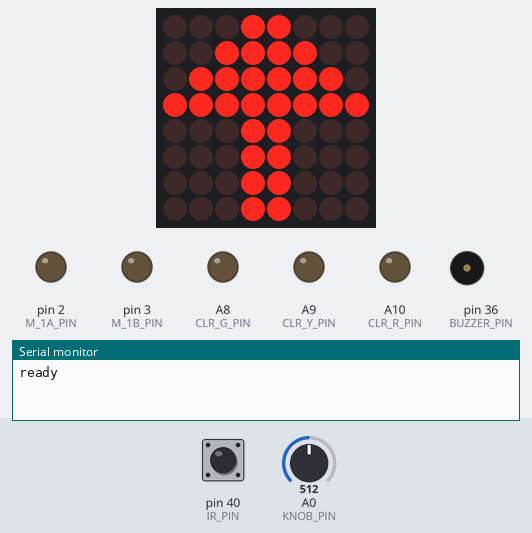
Bench run of a sketch on a simulated Arduino Mega 2560, built with avr-gcc and run on an emulated ATmega2560. On the bench: 8×8 LED matrix, output pins drawn as LEDs (lit = HIGH), buzzer (waves = sounding), the last lines printed to the serial monitor. Dashed ring = blinking. The test bench sets the inputs (shaded band); at power-on: pin 40 (IR_PIN) LOW, A0 (KNOB_PIN) = 512.

Above: at 1.76 s.
2.2 s: pin 40 (IR_PIN) driven HIGH
At 2.76 s:
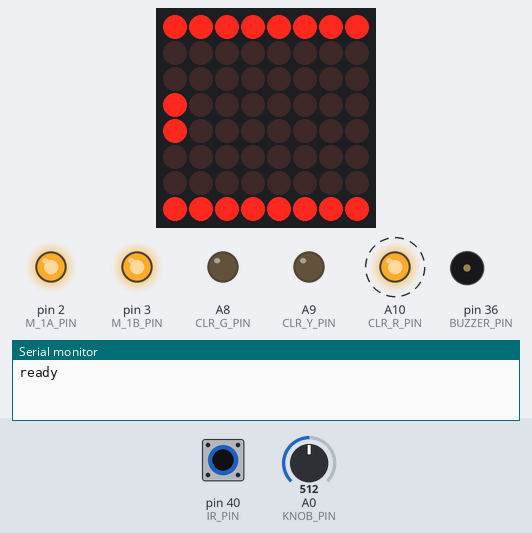
5.2 s: A0 (KNOB_PIN) set to 0
At 5.76 s:
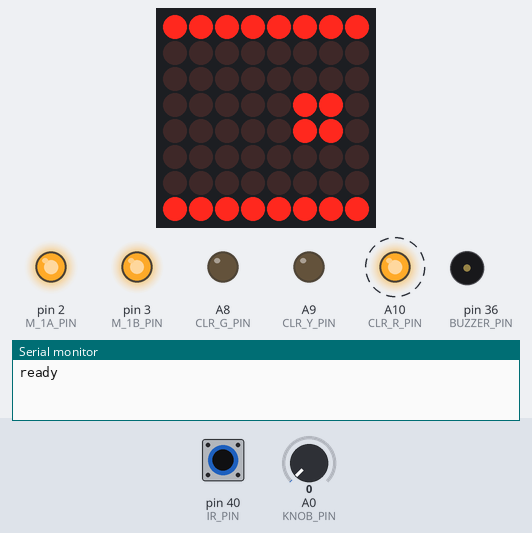
8.2 s: pin 40 (IR_PIN) driven LOW
At 8.76 s:
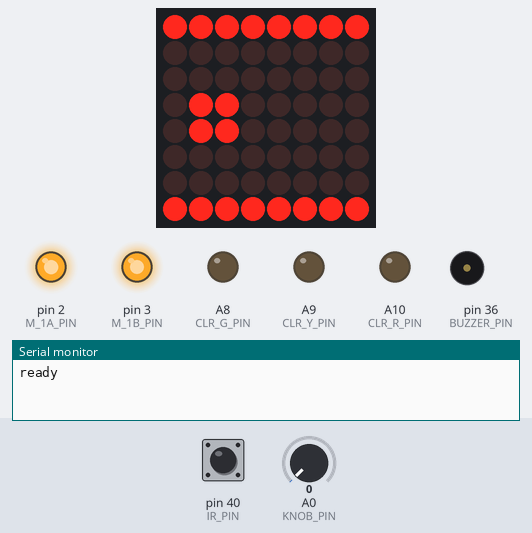
11.2 s: pin 40 (IR_PIN) driven HIGH
At 11.76 s:
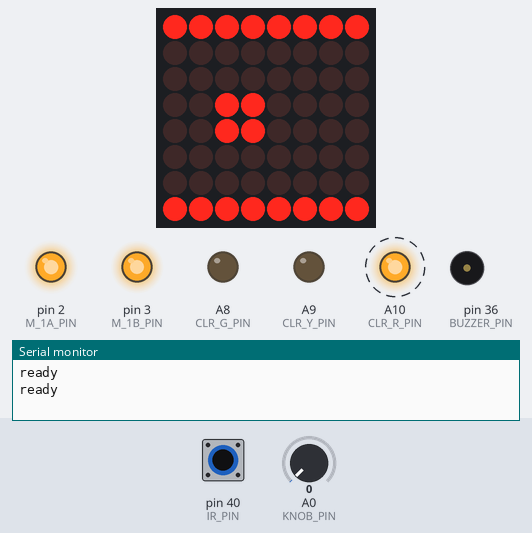
14.2 s: pin 40 (IR_PIN) pulsed LOW 5 times (0.12 s each, 0.3 s apart)
At 14.76 s:
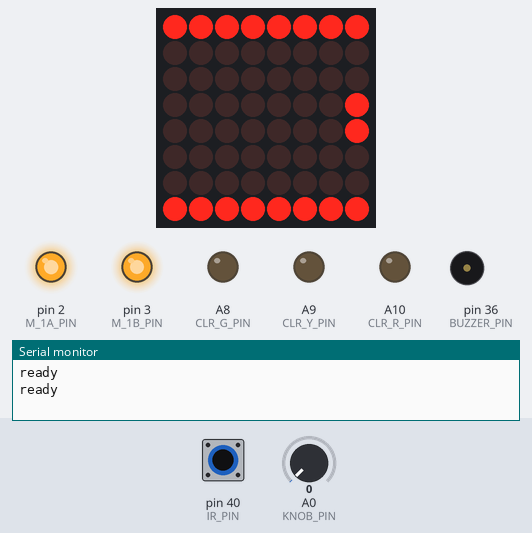
17.2 s: pin 40 (IR_PIN) pulsed LOW 5 times (0.12 s each, 0.3 s apart)
At 18.25 s:
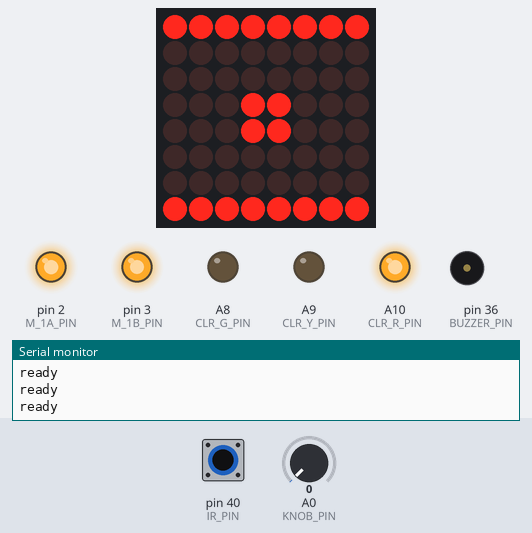
Timing chart, 0 to 21.5 s (numbered marks = the images above; inputs shaded):
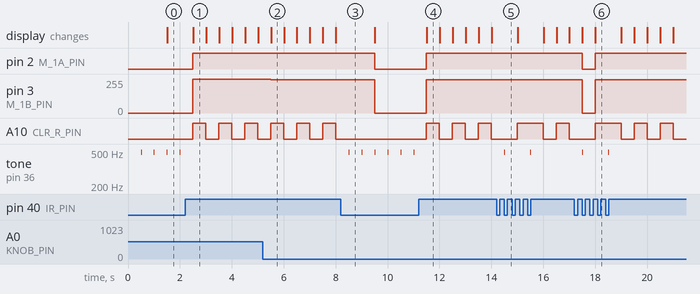

Measured:
- after the input at 2.2 s, pin 2 (M_1A_PIN): LOW → HIGH after 0.30 s; pin 3 (M_1B_PIN): 0/255 → 255/255 after 0.30 s; A10 (CLR_R_PIN): alternates HIGH for 0.50 s and LOW for 0.50 s, starting after 0.30 s; tone on pin 36 (BUZZER_PIN): stops changing and stays silent; the display: changes after 0.31 s (image 1)
- after the input at 5.2 s, pin 3 (M_1B_PIN): 255/255 → 251/255 after 0.30 s
- after the input at 8.2 s, pin 2 (M_1A_PIN): HIGH → LOW after 1.3 s; pin 3 (M_1B_PIN): 251/255 → 0/255 after 1.3 s; A10 (CLR_R_PIN): stops changing and stays LOW; tone on pin 36 (BUZZER_PIN): alternates 494 Hz for 0.02 s and silent for 0.48 s, starting after 0.30 s
- after the input at 11.2 s, pin 2 (M_1A_PIN): LOW → HIGH after 0.30 s; pin 3 (M_1B_PIN): 0/255 → 251/255 after 0.30 s; A10 (CLR_R_PIN): alternates HIGH for 0.50 s and LOW for 0.50 s, starting after 0.30 s; tone on pin 36 (BUZZER_PIN): stops changing and stays silent; the display: changes after 0.31 s (image 4)
- after the input at 14.2 s, tone on pin 36 (BUZZER_PIN): alternates 494 Hz for 0.02 s and silent for 0.98 s, starting after 0.30 s
- after the input at 17.2 s, pin 2 (M_1A_PIN): HIGH → LOW after 0.30 s, → HIGH 0.50 s later; pin 3 (M_1B_PIN): 251/255 → 0/255 after 0.30 s, → 251/255 0.50 s later
- by itself, tone on pin 36 (BUZZER_PIN): alternates 494 Hz for 0.02 s and silent for 0.48 s

The sketch:

SmartFactoryEx1.ino
```cpp
/*****************************************************
 * SmartFactoryEx1.ino
 * 目的:
 *  測試智慧工廠範例一功能 - 透過機器人實現智慧工廠物件堆棧應用
 *  放置物件於輸送帶上,待物件到達輸送帶定位點,被紅外線感測器偵測到後,會停止輸送帶,
 *  並通知樹莓派機器人至定位點位置,夾取物件放置於堆棧位置
 * 方法:
 *  紅外線感測器 + 8*8矩陣LED + 輸送帶模組 + 三色指示燈 + 蜂鳴器 + 旋轉電位器
 * 步驟:
 *  直接執行程式
 * 結果:
 *  1.剛開始,開啟輸送帶運轉
 *  2.三色指示燈紅燈0.5秒閃爍一次
 *  3.8*8矩陣LED顯示物件在輸送帶上傳送示意圖
 *  4.但若紅外線感測器偵測物件到達輸送帶定位點,則命輸送帶停止運轉
 *  5.發出嗶嗶嗶持續短音
 *  6.8*8矩陣LED顯示一向上箭頭符號,通知樹莓派機器人,
 *  7.待機器人取走物件後,則回到步驟1
*****************************************************/
#include "pitches.h"   //掛載矩陣LED箭頭圖形
#include <LedControl.h>//掛載矩陣LED標頭檔

#define M_1A_PIN   2   //定義輸送帶方向控制腳位連接至2腳
#define M_1B_PIN   3   //定義輸送帶速度控制腳位連接至3腳

#define BUZZER_PIN 36  //定義蜂鳴器輸出腳位連接至36腳
#define IR_PIN     40  //定義紅外線感測器腳位連接至40腳

#define LED_DIN    42  //定義矩陣LED資料腳位連接至42腳
#define LED_CS     44  //定義矩陣LED致能腳位連接至44腳
#define LED_CLK    46  //定義矩陣LED時序腳位連接至46腳

#define KNOB_PIN   A0  //定義旋轉電位器腳位連接至A0腳

#define CLR_R_PIN  A10 //定義紅色指示燈腳位連接至A10腳
#define CLR_Y_PIN  A9  //定義黃色指示燈腳位連接至A9腳
#define CLR_G_PIN  A8  //定義綠色指示燈腳位連接至A8腳

//矩陣LED圖形
const uint64_t IMAGES[] = {
  0xff000001010000ff, 0xff000003030000ff, 0xff000006060000ff,
  0xff00000c0c0000ff, 0xff000018180000ff, 0xff000030300000ff,
  0xff000060600000ff, 0xff0000c0c00000ff, 0xff000080800000ff,
  0x18181818ff7e3c18
};
const int IMAGES_LEN = sizeof(IMAGES)/8;

//宣告矩陣LED物件
LedControl ledctrl = LedControl(LED_DIN, LED_CLK, LED_CS);

//設定輸送帶前進速度(0~255)
int fwdSpeed = 10;

//設定蜂鳴器音頻
int notes[] = { NOTE_A4, NOTE_B4, NOTE_C3 };

//中斷更新時間0.5s
int delay_time = 500;
unsigned long delayStart = 0;

//事件旗標
bool isObjDetected = false;
bool delayRunning = false;
bool isNotify = false;
bool isObjTaken = false;

/************************* 初始設定 *********************/
void setup()
{
  pinMode(M_1A_PIN, OUTPUT);   //設定輸送帶M_1A_PIN為輸出接腳
  pinMode(M_1B_PIN, OUTPUT);   //設定輸送帶M_1B_PIN為輸出接腳

  pinMode(IR_PIN, INPUT);      //設定紅外線感測器IR_PIN為輸入接腳

  pinMode(BUZZER_PIN, OUTPUT); //設定蜂鳴器BUZZER_PIN為輸出接腳

  pinMode(KNOB_PIN, INPUT);    //設定旋轉電位器NOB_PIN為輸入接腳

  pinMode(CLR_R_PIN, OUTPUT);  //設定三色指示燈CLR_R為輸出接腳
  pinMode(CLR_Y_PIN, OUTPUT);  //設定三色指示燈CLR_Y為輸出接腳
  pinMode(CLR_G_PIN, OUTPUT);  //設定三色指示燈CLR_G為輸出接腳

  digitalWrite(M_1A_PIN, LOW); //設定輸送帶反向
  digitalWrite(M_1B_PIN, LOW); //設定輸送帶停止

  ledctrl.clearDisplay(0);     //矩陣LED畫面清除
  ledctrl.shutdown(0, false);
  ledctrl.setIntensity(0, 5);  //設定矩陣LED亮度

  Serial.begin(9600);

  delayStart = millis();       //取得當前系統時間
  delayRunning = true;
}

/************************* 主程式 ***********************/
int i = 0;
int k = 0;
void loop()
{
  //輸送帶速度控制
  TunningConyVel();

  //每0.5秒執行中斷一次
  if (delayRunning && (millis()- delayStart) >= delay_time)
  {
    //重置delay時間
    delayStart += delay_time;

    //物件偵測?
    isObjDetected = IRDetect();
    if (isObjDetected == true)
    {
      if (k<3)
        k++;
    }else
    {
      //輸送帶持續運行
      forward();

      //三色指示燈紅燈閃爍
      digitalWrite(CLR_R_PIN, !digitalRead(CLR_R_PIN));

      //LED矩陣圖形輸出
      displayImage(IMAGES[i]);
      if (++i >= IMAGES_LEN-1 ) {
        i = 0;
      }

      //目標物取走,重置系統狀態旗標
      if(isNotify)
      {
        k=0;
        isNotify = false;
      }
    }

    //確定物件已經到達定位
    if (k==3)
    {
      // 確定物件到達定位點
      stopConveyor();
      displayImage(IMAGES[9]);

      //通知手臂夾取物件,謹此一次
      if(isNotify == false)
      {
        Serial.println("ready");
        isNotify = true;
      }

    }
  }
}

/*********** 矩陣LED顯示函數 ****************************/
void displayImage(uint64_t image)
{
  for (int i = 0; i < 8; i++)
  {
    byte row = (image >> i * 8) & 0xFF;

    for (int j = 0; j < 8; j++)
    {
      ledctrl.setLed(0, i, j, bitRead(row, j));
    }
  }
}


/*********** 輸送帶速度調整函數 *************************/
void TunningConyVel()
{
  int data = analogRead(KNOB_PIN);
  int val = map(data, 0, 1023, 254, 0);
  fwdSpeed = 255 - val + 250; //向左調,速度變小;反之,速度變大
}


/*********** 輸送帶停止函數 ****************************/
void stopConveyor()
{
  digitalWrite(M_1A_PIN, LOW);
  digitalWrite(M_1B_PIN, LOW);
}

/*********** 輸送帶正向運轉函數 ************************/
void forward()
{
  digitalWrite(M_1A_PIN, HIGH);
  analogWrite(M_1B_PIN, fwdSpeed);
}

/*********** 紅外線感測器物件偵測函數 *******************/
bool IRDetect()
{
  //讀取紅外線感測器數位狀態(0或1)
  int IR_value= digitalRead(IR_PIN);

  if (IR_value == 1)
  {
    return false;                   //沒有偵測到物件
  }
  else
  {
    tone(BUZZER_PIN, notes[1], 20); //偵測到物件並發出嗶聲
    return true;
  }
}
```

pitches.h
```cpp
/*************************************************
   Public Constants
 *************************************************/

#define NOTE_B0  31
#define NOTE_C1  33
#define NOTE_CS1 35
#define NOTE_D1  37
#define NOTE_DS1 39
#define NOTE_E1  41
#define NOTE_F1  44
#define NOTE_FS1 46
#define NOTE_G1  49
#define NOTE_GS1 52
#define NOTE_A1  55
#define NOTE_AS1 58
#define NOTE_B1  62
#define NOTE_C2  65
#define NOTE_CS2 69
#define NOTE_D2  73
#define NOTE_DS2 78
#define NOTE_E2  82
#define NOTE_F2  87
#define NOTE_FS2 93
#define NOTE_G2  98
#define NOTE_GS2 104
#define NOTE_A2  110
#define NOTE_AS2 117
#define NOTE_B2  123
#define NOTE_C3  131
#define NOTE_CS3 139
#define NOTE_D3  147
#define NOTE_DS3 156
#define NOTE_E3  165
#define NOTE_F3  175
#define NOTE_FS3 185
#define NOTE_G3  196
#define NOTE_GS3 208
#define NOTE_A3  220
#define NOTE_AS3 233
#define NOTE_B3  247
#define NOTE_C4  262
#define NOTE_CS4 277
#define NOTE_D4  294
#define NOTE_DS4 311
#define NOTE_E4  330
#define NOTE_F4  349
#define NOTE_FS4 370
#define NOTE_G4  392
#define NOTE_GS4 415
#define NOTE_A4  440
#define NOTE_AS4 466
#define NOTE_B4  494
#define NOTE_C5  523
#define NOTE_CS5 554
#define NOTE_D5  587
#define NOTE_DS5 622
#define NOTE_E5  659
#define NOTE_F5  698
#define NOTE_FS5 740
#define NOTE_G5  784
#define NOTE_GS5 831
#define NOTE_A5  880
#define NOTE_AS5 932
#define NOTE_B5  988
#define NOTE_C6  1047
#define NOTE_CS6 1109
#define NOTE_D6  1175
#define NOTE_DS6 1245
#define NOTE_E6  1319
#define NOTE_F6  1397
#define NOTE_FS6 1480
#define NOTE_G6  1568
#define NOTE_GS6 1661
#define NOTE_A6  1760
#define NOTE_AS6 1865
#define NOTE_B6  1976
#define NOTE_C7  2093
#define NOTE_CS7 2217
#define NOTE_D7  2349
#define NOTE_DS7 2489
#define NOTE_E7  2637
#define NOTE_F7  2794
#define NOTE_FS7 2960
#define NOTE_G7  3136
#define NOTE_GS7 3322
#define NOTE_A7  3520
#define NOTE_AS7 3729
#define NOTE_B7  3951
#define NOTE_C8  4186
#define NOTE_CS8 4435
#define NOTE_D8  4699
#define NOTE_DS8 4978
```
